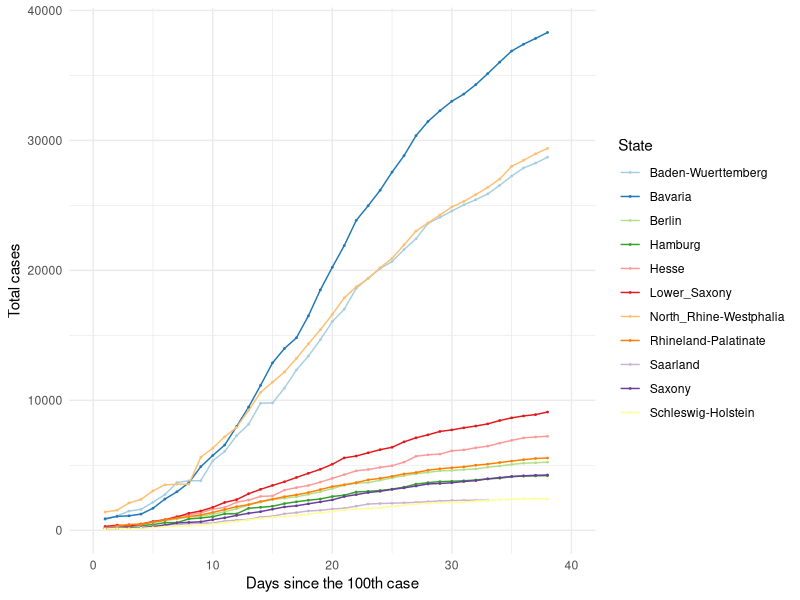
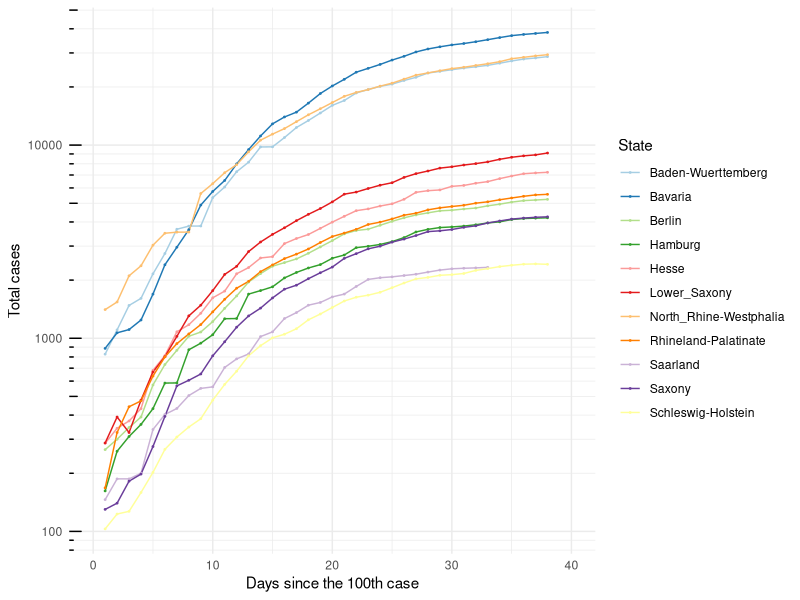
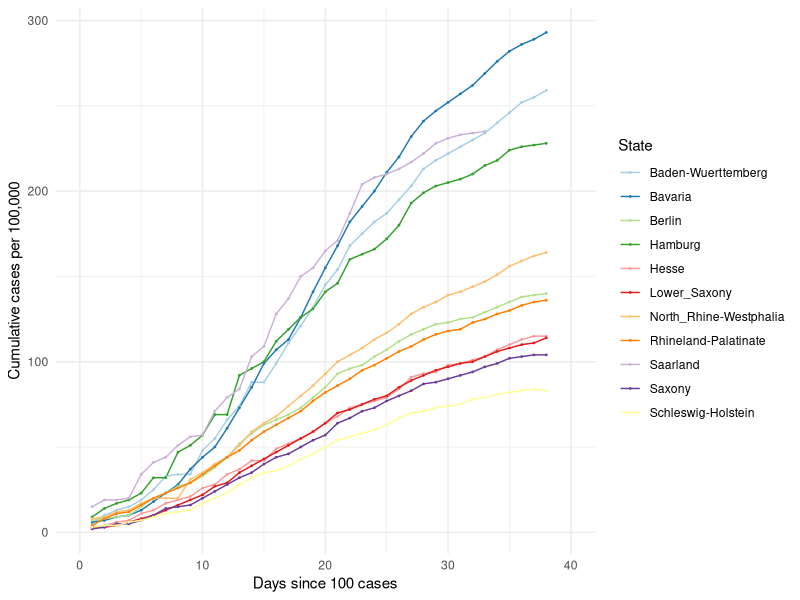
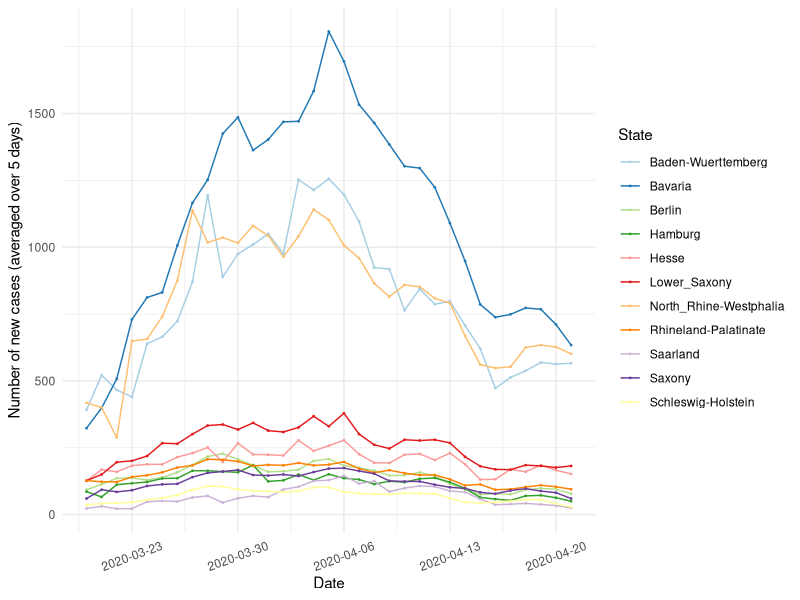
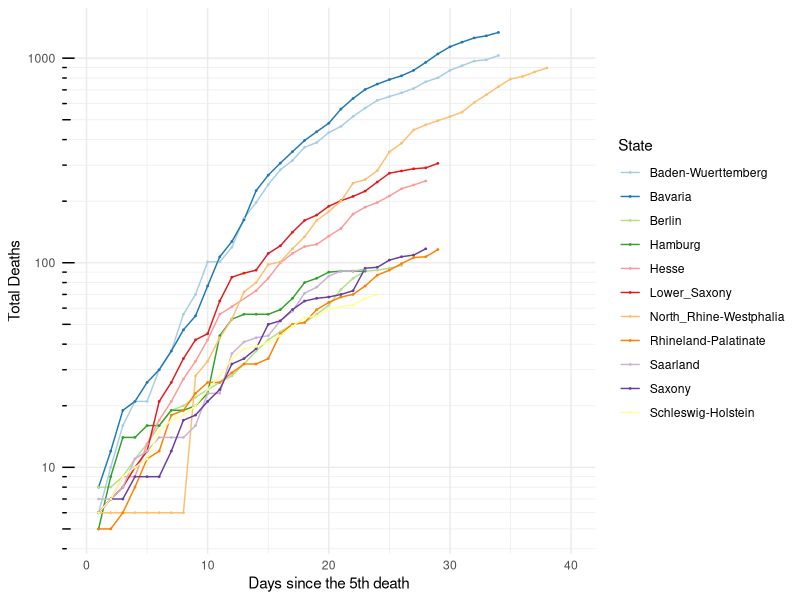
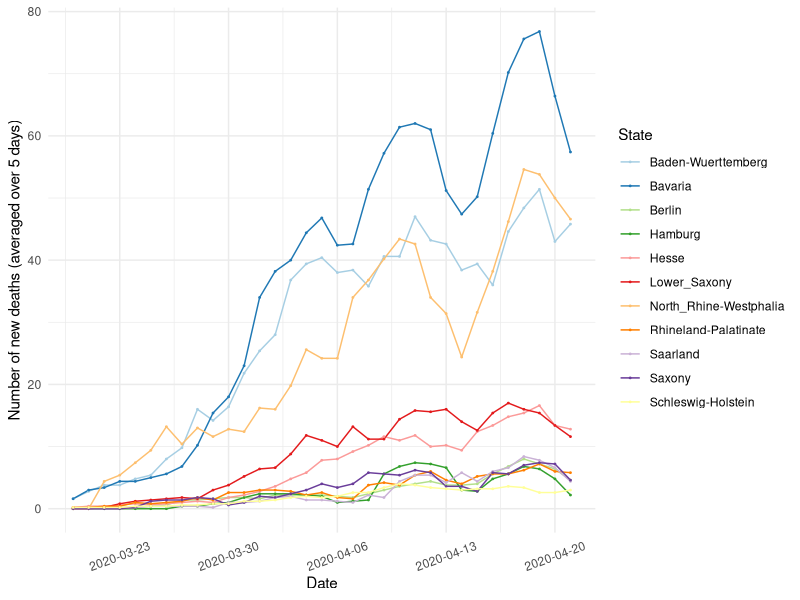

Here is the R script that generated these plots, in order:
## ---- chunk 1

knitr::opts_chunk$set(echo=TRUE, collapse = TRUE)

libload<-function(...) {
    libs<-unlist(list(...))
    req<-unlist(lapply(libs,require,character.only=TRUE))
    need<-libs[req==FALSE]
    if(length(need)>0){ 
        install.packages(need, repos = "https://ftp.fau.de/cran/")
        lapply(need, require, character.only=TRUE)
    }
}
packages <- c("data.table", "ggplot2", "dplyr", "stats", "RColorBrewer", "readr", "here", "scales")
libload(packages)


`%notin%` <- function(x,y) !(x %in% y) 
cumulative.cases <- read_csv(here("static", "data", "Germany10States.csv"))


## ---- chunk 2

## 10 States with the highest cumulative cases ##
#################################################

states.filter <- cumulative.cases[cumulative.cases$Days_100 >= 0,]
states.sel <- unique(states.filter$State)

# Choose all the data points for the selected countries starting from Days_100 > 0
states.final <- states.filter[states.filter$State %in% states.sel & states.filter$Days_100 > 0,]

# Plot 1 == Linear scale for total number of cases
cum.plot <- ggplot(data=states.final, aes(x=Days_100, y=Total_Cases, group=State, color=State)) +
            geom_line() + geom_point(size = 0.3) + scale_color_brewer(palette = 'Paired') +
            scale_x_continuous('Days since the 100th case', limits=c(0,40)) + scale_y_continuous("Total cases") + 
            #ggtitle('Linear scale') +
            theme_minimal()

print(cum.plot) 

## ---- chunk 3

## Logarithmic scale ##
#######################

base_breaks <- function(n = 10){
  function(x) {
    axisTicks(log10(range(x, na.rm = TRUE)), log = TRUE, n = n)
  }
}

logbreaks <- 10^(-10:10)
logminor_breaks <- rep(1:9, 21)*(10^rep(-10:10, each=9))

cum.plot2 <- ggplot(data=states.final, aes(x=Days_100, y=Total_Cases, group=State, color=State)) +
  geom_line() + geom_point(size=0.3) + scale_color_brewer(palette = 'Paired') +
  scale_x_continuous(name='Days since the 100th case', limits=c(0,40)) + 
  scale_y_continuous(name="Total cases", trans = 'log10', breaks = logbreaks, minor_breaks = logminor_breaks) +
  annotation_logticks(sides="l") + 
  #ggtitle('Logarithmic scale') +
  theme_minimal()

print(cum.plot2)

## ---- chunk 4

# Plot 1 == Linear scale for total number of cases
per100.plot <- ggplot(data=states.final, aes(x=Days_100, y=Per100, group=State, color=State)) +
            geom_line() + geom_point(size = 0.3) + scale_color_brewer(palette = 'Paired') +
            scale_x_continuous('Days since 100 cases', limits=c(0,40)) + scale_y_continuous("Cumulative cases per 100,000") + 
            #ggtitle('Linear scale') +
            theme_minimal()

print(per100.plot)

## ---- chunk 5
#new.cases <- read_csv(here("static", "data", "GermanyNewCases10States.csv"))

new5days <- states.final[states.final$Avg_5days > 0,]
new5days$Dates <- as.Date(new5days$Dates)

newcase5.plot <- ggplot(data=new5days, aes(x=Dates, y=Avg_5days, group=State, color=State)) +
            geom_line() + geom_point(size = 0.3) + scale_color_brewer(palette = 'Paired') +
            scale_x_date(name='Date', labels=date_format('%Y-%m-%d')) + 
            scale_y_continuous(name="Number of new cases (averaged over 5 days)") + 
            #ggtitle('Linear scale') +
            theme_minimal() + theme(axis.text.x = element_text(angle=20, hjust=0.5, vjust=0.5))

print(newcase5.plot)
 
## ---- chunk 6
#num.deaths <- read_csv(here("static", "data", "GermanyTotalDeaths10States.csv"))

# Choose all the data points for the selected countries starting from Days_5 > 0
deaths.final <- states.final[states.final$DeathsDays_5 > 0,]

# Plot 1 == Linear scale for total number of cases
deaths.plot <- ggplot(data=deaths.final, aes(x=DeathsDays_5, y=Deaths, group=State, color=State)) +
   geom_line() + geom_point(size = 0.3) + scale_color_brewer(palette = 'Paired') +
   scale_x_continuous('Days since the 5th death', limits=c(0,40)) + 
   scale_y_continuous("Total Deaths", trans = 'log10', breaks = logbreaks, 
                      minor_breaks = logminor_breaks) +
   annotation_logticks(sides="l") + 
   #ggtitle('Linear scale') +
   theme_minimal()

print(deaths.plot)

## ---- chunk 7
#new.cases <- read_csv(here("static", "data", "GermanyNewCases10States.csv"))

states.final$Dates <- as.Date(states.final$Dates)
death5days <- states.final
death5days <- death5days[death5days$Dates >= as.Date('2020-03-20'),]

death5days.plot <- ggplot(data=death5days, aes(x=Dates, y=Death_5days, group=State, color=State)) +
            geom_line() + geom_point(size = 0.3) + scale_color_brewer(palette = 'Paired') +
            scale_x_date(name='Date', labels=date_format('%Y-%m-%d')) + 
            scale_y_continuous(name="Number of new deaths (averaged over 5 days)") + 
            #ggtitle('Linear scale') +
            theme_minimal() + theme(axis.text.x = element_text(angle=20, hjust=0.5, vjust=0.5))

print(death5days.plot)
 
